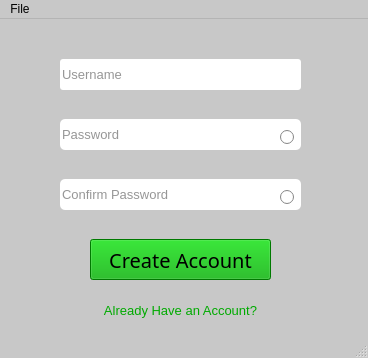
<?xml version="1.0" encoding="UTF-8"?>
<ui version="4.0">
 <class>MainWindow</class>
 <widget class="QMainWindow" name="MainWindow">
  <property name="geometry">
   <rect>
    <x>0</x>
    <y>0</y>
    <width>368</width>
    <height>358</height>
   </rect>
  </property>
  <property name="palette">
   <palette>
    <active>
     <colorrole role="Base">
      <brush brushstyle="SolidPattern">
       <color alpha="255">
        <red>255</red>
        <green>255</green>
        <blue>255</blue>
       </color>
      </brush>
     </colorrole>
     <colorrole role="Window">
      <brush brushstyle="SolidPattern">
       <color alpha="255">
        <red>200</red>
        <green>200</green>
        <blue>200</blue>
       </color>
      </brush>
     </colorrole>
    </active>
    <inactive>
     <colorrole role="Base">
      <brush brushstyle="SolidPattern">
       <color alpha="255">
        <red>255</red>
        <green>255</green>
        <blue>255</blue>
       </color>
      </brush>
     </colorrole>
     <colorrole role="Window">
      <brush brushstyle="SolidPattern">
       <color alpha="255">
        <red>200</red>
        <green>200</green>
        <blue>200</blue>
       </color>
      </brush>
     </colorrole>
    </inactive>
    <disabled>
     <colorrole role="Base">
      <brush brushstyle="SolidPattern">
       <color alpha="255">
        <red>200</red>
        <green>200</green>
        <blue>200</blue>
       </color>
      </brush>
     </colorrole>
     <colorrole role="Window">
      <brush brushstyle="SolidPattern">
       <color alpha="255">
        <red>200</red>
        <green>200</green>
        <blue>200</blue>
       </color>
      </brush>
     </colorrole>
    </disabled>
   </palette>
  </property>
  <property name="windowTitle">
   <string>MainWindow</string>
  </property>
  <widget class="QWidget" name="centralwidget">
   <widget class="QLineEdit" name="username">
    <property name="geometry">
     <rect>
      <x>60</x>
      <y>40</y>
      <width>241</width>
      <height>31</height>
     </rect>
    </property>
    <property name="font">
     <font>
      <pointsize>10</pointsize>
     </font>
    </property>
    <property name="styleSheet">
     <string notr="true">color: rgb(45, 45, 45 );
border-radius: 3px;
</string>
    </property>
    <property name="text">
     <string/>
    </property>
    <property name="frame">
     <bool>true</bool>
    </property>
    <property name="placeholderText">
     <string>Username</string>
    </property>
    <property name="clearButtonEnabled">
     <bool>false</bool>
    </property>
   </widget>
   <widget class="QLineEdit" name="password">
    <property name="geometry">
     <rect>
      <x>60</x>
      <y>100</y>
      <width>241</width>
      <height>31</height>
     </rect>
    </property>
    <property name="font">
     <font>
      <pointsize>10</pointsize>
     </font>
    </property>
    <property name="styleSheet">
     <string notr="true">border-radius: 5px;
color: rgb(45, 45, 45);</string>
    </property>
    <property name="echoMode">
     <enum>QLineEdit::Password</enum>
    </property>
    <property name="placeholderText">
     <string>Password</string>
    </property>
   </widget>
   <widget class="QLineEdit" name="password_2">
    <property name="geometry">
     <rect>
      <x>60</x>
      <y>160</y>
      <width>241</width>
      <height>31</height>
     </rect>
    </property>
    <property name="font">
     <font>
      <pointsize>10</pointsize>
     </font>
    </property>
    <property name="styleSheet">
     <string notr="true">border-radius: 5px;
color: rgb(45, 45, 45);</string>
    </property>
    <property name="echoMode">
     <enum>QLineEdit::Password</enum>
    </property>
    <property name="placeholderText">
     <string>Confirm Password</string>
    </property>
   </widget>
   <widget class="QPushButton" name="create_btn">
    <property name="enabled">
     <bool>true</bool>
    </property>
    <property name="geometry">
     <rect>
      <x>90</x>
      <y>220</y>
      <width>181</width>
      <height>41</height>
     </rect>
    </property>
    <property name="font">
     <font>
      <family>Arial Rounded MT Bold</family>
      <pointsize>15</pointsize>
     </font>
    </property>
    <property name="autoFillBackground">
     <bool>false</bool>
    </property>
    <property name="styleSheet">
     <string notr="true">background-color: rgb(0, 170, 0);</string>
    </property>
    <property name="text">
     <string>Create Account</string>
    </property>
    <property name="default">
     <bool>false</bool>
    </property>
    <property name="flat">
     <bool>false</bool>
    </property>
   </widget>
   <widget class="QPushButton" name="backToLogin">
    <property name="geometry">
     <rect>
      <x>100</x>
      <y>280</y>
      <width>161</width>
      <height>23</height>
     </rect>
    </property>
    <property name="font">
     <font>
      <pointsize>10</pointsize>
     </font>
    </property>
    <property name="styleSheet">
     <string notr="true">color: rgb(0, 170, 0);</string>
    </property>
    <property name="text">
     <string>Already Have an Account?</string>
    </property>
    <property name="flat">
     <bool>true</bool>
    </property>
   </widget>
   <widget class="QRadioButton" name="showPassword_2">
    <property name="geometry">
     <rect>
      <x>280</x>
      <y>170</y>
      <width>21</width>
      <height>16</height>
     </rect>
    </property>
    <property name="text">
     <string/>
    </property>
    <property name="autoExclusive">
     <bool>false</bool>
    </property>
   </widget>
   <widget class="QRadioButton" name="showPassword">
    <property name="geometry">
     <rect>
      <x>280</x>
      <y>110</y>
      <width>21</width>
      <height>16</height>
     </rect>
    </property>
    <property name="text">
     <string/>
    </property>
    <property name="autoExclusive">
     <bool>false</bool>
    </property>
   </widget>
  </widget>
  <widget class="QMenuBar" name="menubar">
   <property name="geometry">
    <rect>
     <x>0</x>
     <y>0</y>
     <width>368</width>
     <height>21</height>
    </rect>
   </property>
   <widget class="QMenu" name="menuFile">
    <property name="title">
     <string>File</string>
    </property>
    <addaction name="actionClose"/>
   </widget>
   <addaction name="menuFile"/>
  </widget>
  <widget class="QStatusBar" name="statusbar"/>
  <action name="actionClose">
   <property name="text">
    <string>Close</string>
   </property>
  </action>
 </widget>
 <resources/>
 <connections/>
</ui>
